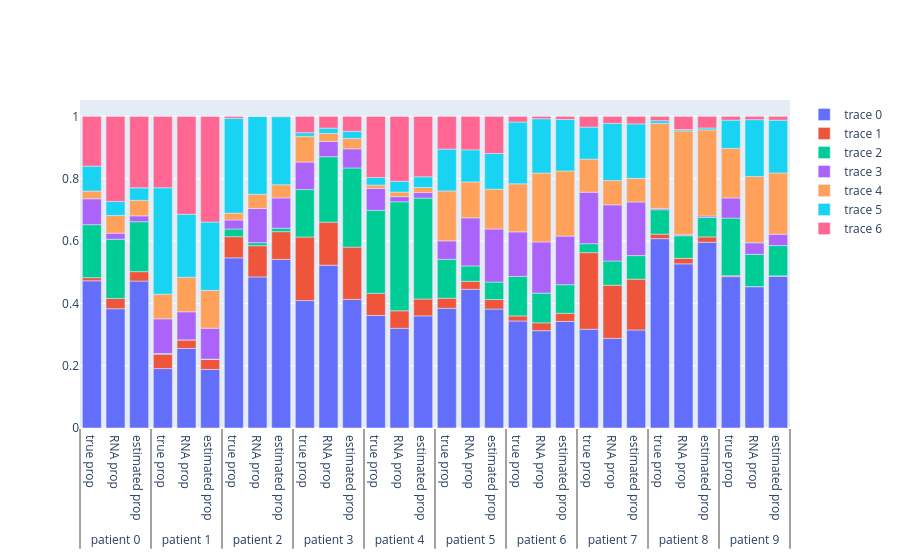

Notebook code for this chart:
### Markdown cell above
## Simulated Proportions
Plot clone proportions for simulated data.

### Code cell
scclone2dr.plots.show_proportions(data_test, posterior_results['params'])

### Figure 1 — Plotly figure (JSON) as saved in the notebook; plotly's stock layout.template omitted (floating-point values rounded to 4 significant figures)
{"data": [{"type": "bar", "x": [["patient 0", "patient 0", "patient 0", "patient 1", "patient 1", "patient 1", "patient 2", "patient 2", "patient 2", "patient 3", "patient 3", "patient 3", "patient 4", "patient 4", "patient 4", "patient 5", "patient 5", "patient 5", "patient 6", "patient 6", "patient 6", "patient 7", "patient 7", "patient 7", "patient 8", "patient 8", "patient 8", "patient 9", "patient 9", "patient 9"], ["true prop", "RNA prop", "estimated prop", "true prop", "RNA prop", "estimated prop", "true prop", "RNA prop", "estimated prop", "true prop", "RNA prop", "estimated prop", "true prop", "RNA prop", "estimated prop", "true prop", "RNA prop", "estimated prop", "true prop", "RNA prop", "estimated prop", "true prop", "RNA prop", "estimated prop", "true prop", "RNA prop", "estimated prop", "true prop", "RNA prop", "estimated prop"]], "y": [0.4725, 0.3828, 0.4716, 0.1907, 0.2553, 0.1879, 0.5461, 0.4848, 0.5409, 0.4089, 0.5225, 0.4126, 0.3611, 0.32, 0.3598, 0.3841, 0.445, 0.3817, 0.3435, 0.3124, 0.3421, 0.3169, 0.2876, 0.3146, 0.6077, 0.5269, 0.5961, 0.4857, 0.4537, 0.4869]}, {"type": "bar", "x": [["patient 0", "patient 0", "patient 0", "patient 1", "patient 1", "patient 1", "patient 2", "patient 2", "patient 2", "patient 3", "patient 3", "patient 3", "patient 4", "patient 4", "patient 4", "patient 5", "patient 5", "patient 5", "patient 6", "patient 6", "patient 6", "patient 7", "patient 7", "patient 7", "patient 8", "patient 8", "patient 8", "patient 9", "patient 9", "patient 9"], ["true prop", "RNA prop", "estimated prop", "true prop", "RNA prop", "estimated prop", "true prop", "RNA prop", "estimated prop", "true prop", "RNA prop", "estimated prop", "true prop", "RNA prop", "estimated prop", "true prop", "RNA prop", "estimated prop", "true prop", "RNA prop", "estimated prop", "true prop", "RNA prop", "estimated prop", "true prop", "RNA prop", "estimated prop", "true prop", "RNA prop", "estimated prop"]], "y": [0.01005, 0.03311, 0.03016, 0.04619, 0.02751, 0.03215, 0.06795, 0.1002, 0.08917, 0.2039, 0.1381, 0.1679, 0.07095, 0.05614, 0.05422, 0.03251, 0.02577, 0.03063, 0.01623, 0.02506, 0.02606, 0.246, 0.1708, 0.1632, 0.01448, 0.01771, 0.01718, 0.0032, 0.0001143, 0.001429]}, {"type": "bar", "x": [["patient 0", "patient 0", "patient 0", "patient 1", "patient 1", "patient 1", "patient 2", "patient 2", "patient 2", "patient 3", "patient 3", "patient 3", "patient 4", "patient 4", "patient 4", "patient 5", "patient 5", "patient 5", "patient 6", "patient 6", "patient 6", "patient 7", "patient 7", "patient 7", "patient 8", "patient 8", "patient 8", "patient 9", "patient 9", "patient 9"], ["true prop", "RNA prop", "estimated prop", "true prop", "RNA prop", "estimated prop", "true prop", "RNA prop", "estimated prop", "true prop", "RNA prop", "estimated prop", "true prop", "RNA prop", "estimated prop", "true prop", "RNA prop", "estimated prop", "true prop", "RNA prop", "estimated prop", "true prop", "RNA prop", "estimated prop", "true prop", "RNA prop", "estimated prop", "true prop", "RNA prop", "estimated prop"]], "y": [0.1699, 0.1898, 0.1603, 0.00223, 2.857e-05, 0.001048, 0.02466, 0.009857, 0.01109, 0.1523, 0.2101, 0.254, 0.2665, 0.3499, 0.3238, 0.1247, 0.04931, 0.05619, 0.1268, 0.0954, 0.09176, 0.02854, 0.0776, 0.0756, 0.07831, 0.07237, 0.06211, 0.1847, 0.1035, 0.09714]}, {"type": "bar", "x": [["patient 0", "patient 0", "patient 0", "patient 1", "patient 1", "patient 1", "patient 2", "patient 2", "patient 2", "patient 3", "patient 3", "patient 3", "patient 4", "patient 4", "patient 4", "patient 5", "patient 5", "patient 5", "patient 6", "patient 6", "patient 6", "patient 7", "patient 7", "patient 7", "patient 8", "patient 8", "patient 8", "patient 9", "patient 9", "patient 9"], ["true prop", "RNA prop", "estimated prop", "true prop", "RNA prop", "estimated prop", "true prop", "RNA prop", "estimated prop", "true prop", "RNA prop", "estimated prop", "true prop", "RNA prop", "estimated prop", "true prop", "RNA prop", "estimated prop", "true prop", "RNA prop", "estimated prop", "true prop", "RNA prop", "estimated prop", "true prop", "RNA prop", "estimated prop", "true prop", "RNA prop", "estimated prop"]], "y": [0.08322, 0.01951, 0.01884, 0.1113, 0.09005, 0.09916, 0.02888, 0.1096, 0.09728, 0.08838, 0.04911, 0.06145, 0.07034, 0.01651, 0.01779, 0.05931, 0.1543, 0.1701, 0.1429, 0.1642, 0.156, 0.1654, 0.1802, 0.172, 0.004411, 0.003286, 0.005047, 0.06461, 0.037, 0.03644]}, {"type": "bar", "x": [["patient 0", "patient 0", "patient 0", "patient 1", "patient 1", "patient 1", "patient 2", "patient 2", "patient 2", "patient 3", "patient 3", "patient 3", "patient 4", "patient 4", "patient 4", "patient 5", "patient 5", "patient 5", "patient 6", "patient 6", "patient 6", "patient 7", "patient 7", "patient 7", "patient 8", "patient 8", "patient 8", "patient 9", "patient 9", "patient 9"], ["true prop", "RNA prop", "estimated prop", "true prop", "RNA prop", "estimated prop", "true prop", "RNA prop", "estimated prop", "true prop", "RNA prop", "estimated prop", "true prop", "RNA prop", "estimated prop", "true prop", "RNA prop", "estimated prop", "true prop", "RNA prop", "estimated prop", "true prop", "RNA prop", "estimated prop", "true prop", "RNA prop", "estimated prop", "true prop", "RNA prop", "estimated prop"]], "y": [0.02476, 0.0568, 0.04984, 0.07913, 0.1109, 0.1215, 0.02207, 0.04571, 0.04214, 0.08256, 0.02571, 0.03344, 0.01074, 0.0148, 0.01621, 0.1602, 0.1153, 0.1278, 0.1542, 0.221, 0.209, 0.1061, 0.07789, 0.07586, 0.2728, 0.3332, 0.2763, 0.1591, 0.2127, 0.1968]}, {"type": "bar", "x": [["patient 0", "patient 0", "patient 0", "patient 1", "patient 1", "patient 1", "patient 2", "patient 2", "patient 2", "patient 3", "patient 3", "patient 3", "patient 4", "patient 4", "patient 4", "patient 5", "patient 5", "patient 5", "patient 6", "patient 6", "patient 6", "patient 7", "patient 7", "patient 7", "patient 8", "patient 8", "patient 8", "patient 9", "patient 9", "patient 9"], ["true prop", "RNA prop", "estimated prop", "true prop", "RNA prop", "estimated prop", "true prop", "RNA prop", "estimated prop", "true prop", "RNA prop", "estimated prop", "true prop", "RNA prop", "estimated prop", "true prop", "RNA prop", "estimated prop", "true prop", "RNA prop", "estimated prop", "true prop", "RNA prop", "estimated prop", "true prop", "RNA prop", "estimated prop", "true prop", "RNA prop", "estimated prop"]], "y": [0.07996, 0.04509, 0.04011, 0.3416, 0.2022, 0.2193, 0.3042, 0.2499, 0.2184, 0.0115, 0.0168, 0.02276, 0.02425, 0.03451, 0.03436, 0.1343, 0.103, 0.1144, 0.1983, 0.1744, 0.1655, 0.1027, 0.1833, 0.1749, 0.00852, 0.004457, 0.006085, 0.09065, 0.1825, 0.1692]}, {"type": "bar", "x": [["patient 0", "patient 0", "patient 0", "patient 1", "patient 1", "patient 1", "patient 2", "patient 2", "patient 2", "patient 3", "patient 3", "patient 3", "patient 4", "patient 4", "patient 4", "patient 5", "patient 5", "patient 5", "patient 6", "patient 6", "patient 6", "patient 7", "patient 7", "patient 7", "patient 8", "patient 8", "patient 8", "patient 9", "patient 9", "patient 9"], ["true prop", "RNA prop", "estimated prop", "true prop", "RNA prop", "estimated prop", "true prop", "RNA prop", "estimated prop", "true prop", "RNA prop", "estimated prop", "true prop", "RNA prop", "estimated prop", "true prop", "RNA prop", "estimated prop", "true prop", "RNA prop", "estimated prop", "true prop", "RNA prop", "estimated prop", "true prop", "RNA prop", "estimated prop", "true prop", "RNA prop", "estimated prop"]], "y": [0.1596, 0.2729, 0.2292, 0.2289, 0.314, 0.339, 0.006166, 2.857e-05, 0.001007, 0.05237, 0.03774, 0.04784, 0.1961, 0.2082, 0.1938, 0.105, 0.1073, 0.1191, 0.01801, 0.007514, 0.009565, 0.03431, 0.02257, 0.02386, 0.01377, 0.04206, 0.03721, 0.01202, 0.01043, 0.01211]}], "layout": {"barmode": "relative"}}
